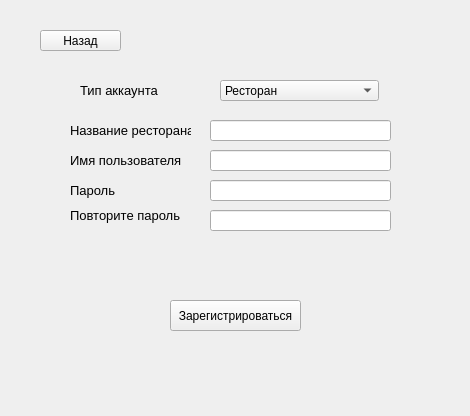
<?xml version="1.0" encoding="UTF-8"?>
<ui version="4.0">
 <class>registration</class>
 <widget class="QWidget" name="registration">
  <property name="geometry">
   <rect>
    <x>0</x>
    <y>0</y>
    <width>470</width>
    <height>416</height>
   </rect>
  </property>
  <property name="font">
   <font>
    <kerning>true</kerning>
   </font>
  </property>
  <property name="windowTitle">
   <string>Регистрация</string>
  </property>
  <widget class="QWidget" name="widget" native="true">
   <property name="geometry">
    <rect>
     <x>10</x>
     <y>0</y>
     <width>441</width>
     <height>381</height>
    </rect>
   </property>
   <widget class="QPushButton" name="pushButton_back">
    <property name="geometry">
     <rect>
      <x>30</x>
      <y>30</y>
      <width>81</width>
      <height>21</height>
     </rect>
    </property>
    <property name="text">
     <string>Назад</string>
    </property>
   </widget>
   <widget class="QComboBox" name="login">
    <property name="geometry">
     <rect>
      <x>210</x>
      <y>80</y>
      <width>159</width>
      <height>21</height>
     </rect>
    </property>
    <item>
     <property name="text">
      <string>Ресторан</string>
     </property>
    </item>
    <item>
     <property name="text">
      <string>Клиент</string>
     </property>
    </item>
   </widget>
   <widget class="QLabel" name="label_5">
    <property name="geometry">
     <rect>
      <x>70</x>
      <y>80</y>
      <width>91</width>
      <height>20</height>
     </rect>
    </property>
    <property name="font">
     <font>
      <pointsize>10</pointsize>
     </font>
    </property>
    <property name="text">
     <string>Тип аккаунта</string>
    </property>
   </widget>
   <widget class="QLabel" name="label_7">
    <property name="geometry">
     <rect>
      <x>60</x>
      <y>180</y>
      <width>81</width>
      <height>20</height>
     </rect>
    </property>
    <property name="font">
     <font>
      <pointsize>10</pointsize>
     </font>
    </property>
    <property name="text">
     <string>Пароль</string>
    </property>
   </widget>
   <widget class="QLineEdit" name="lineEdit_password_2">
    <property name="geometry">
     <rect>
      <x>200</x>
      <y>210</y>
      <width>181</width>
      <height>21</height>
     </rect>
    </property>
    <property name="echoMode">
     <enum>QLineEdit::Password</enum>
    </property>
   </widget>
   <widget class="QLineEdit" name="lineEdit_name">
    <property name="geometry">
     <rect>
      <x>200</x>
      <y>120</y>
      <width>181</width>
      <height>21</height>
     </rect>
    </property>
   </widget>
   <widget class="QLabel" name="label_8">
    <property name="geometry">
     <rect>
      <x>60</x>
      <y>200</y>
      <width>111</width>
      <height>31</height>
     </rect>
    </property>
    <property name="font">
     <font>
      <pointsize>10</pointsize>
     </font>
    </property>
    <property name="text">
     <string>Повторите пароль</string>
    </property>
   </widget>
   <widget class="QLabel" name="label_login">
    <property name="geometry">
     <rect>
      <x>60</x>
      <y>150</y>
      <width>111</width>
      <height>20</height>
     </rect>
    </property>
    <property name="font">
     <font>
      <pointsize>10</pointsize>
     </font>
    </property>
    <property name="text">
     <string>Имя пользователя</string>
    </property>
   </widget>
   <widget class="QPushButton" name="pushButton_reg">
    <property name="geometry">
     <rect>
      <x>160</x>
      <y>300</y>
      <width>131</width>
      <height>31</height>
     </rect>
    </property>
    <property name="font">
     <font>
      <italic>false</italic>
      <kerning>true</kerning>
     </font>
    </property>
    <property name="inputMethodHints">
     <set>Qt::ImhNone</set>
    </property>
    <property name="text">
     <string>Зарегистрироваться</string>
    </property>
    <property name="checkable">
     <bool>false</bool>
    </property>
    <property name="checked">
     <bool>false</bool>
    </property>
    <property name="autoRepeat">
     <bool>false</bool>
    </property>
    <property name="autoExclusive">
     <bool>false</bool>
    </property>
   </widget>
   <widget class="QLabel" name="label_name">
    <property name="geometry">
     <rect>
      <x>60</x>
      <y>120</y>
      <width>121</width>
      <height>20</height>
     </rect>
    </property>
    <property name="font">
     <font>
      <pointsize>10</pointsize>
     </font>
    </property>
    <property name="text">
     <string>Название ресторана</string>
    </property>
   </widget>
   <widget class="QLineEdit" name="lineEdit_password">
    <property name="geometry">
     <rect>
      <x>200</x>
      <y>180</y>
      <width>181</width>
      <height>21</height>
     </rect>
    </property>
    <property name="echoMode">
     <enum>QLineEdit::Password</enum>
    </property>
   </widget>
   <widget class="QLineEdit" name="lineEdit_phone_login">
    <property name="geometry">
     <rect>
      <x>200</x>
      <y>150</y>
      <width>181</width>
      <height>21</height>
     </rect>
    </property>
   </widget>
  </widget>
 </widget>
 <resources/>
 <connections/>
</ui>
